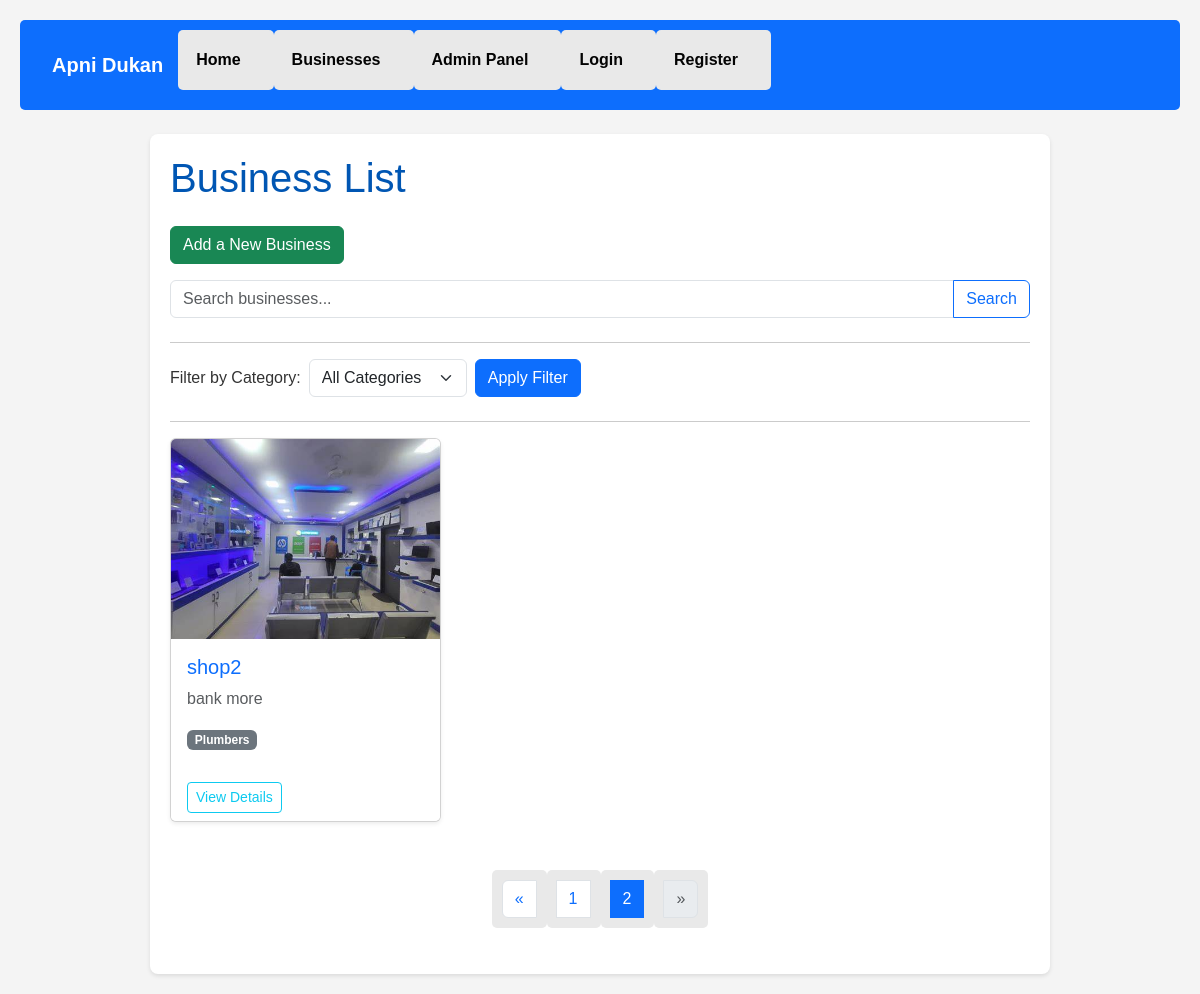
Page /businesses/?page=2&q=&category= on the earlier database version.
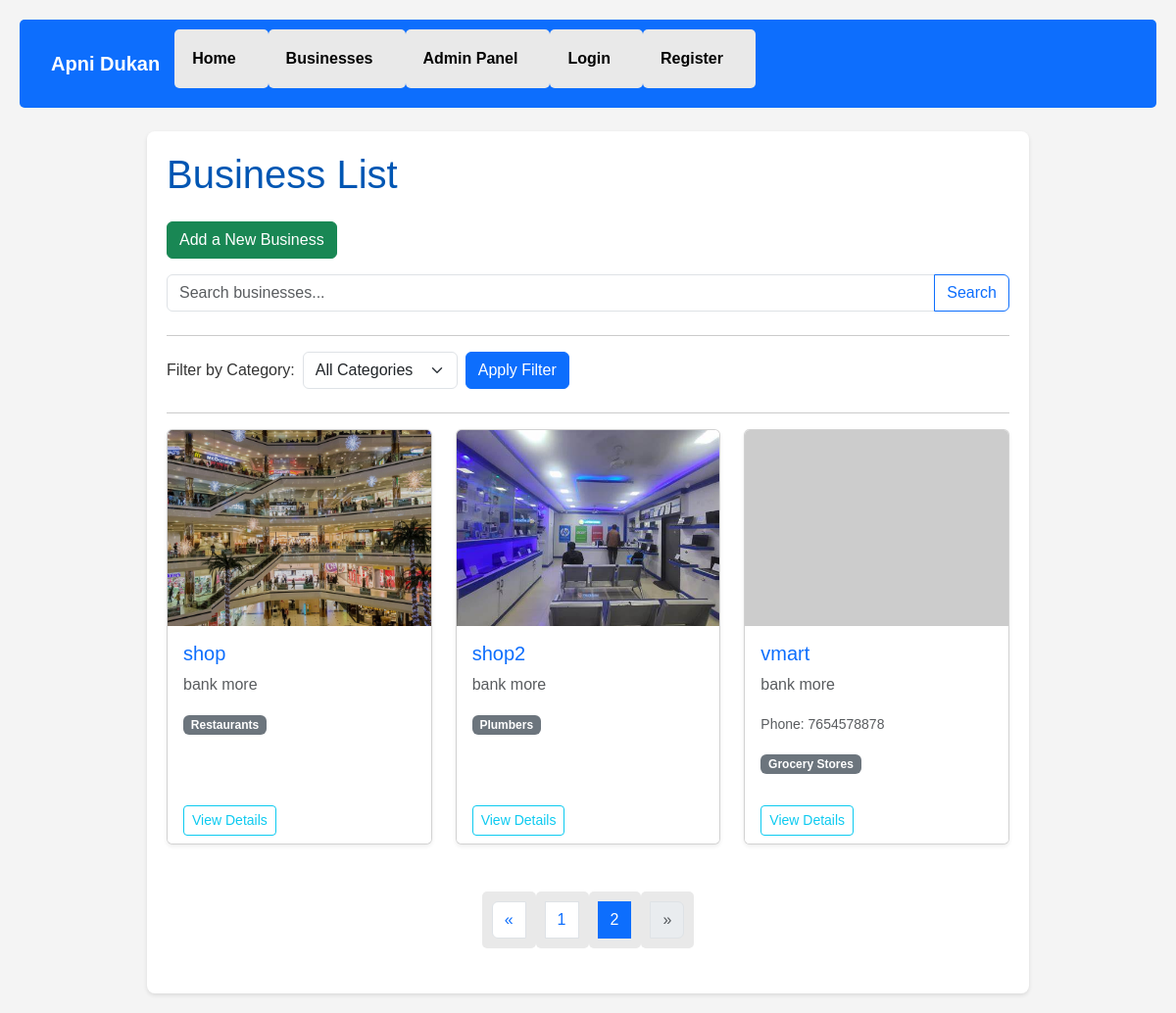
Same page on the later database version.
### businesses/models.py (models this page shows, shortened)
class Business(models.Model):
    name = models.CharField(max_length=200)
    category = models.ForeignKey(
        Category,
        on_delete=models.SET_NULL, # Category delete hone par business ki category NULL ho jaayegi
        null=True,                # Category field NULL ho sakta hai
        blank=True,               # Form mein blank chhod sakte hain
        related_name='businesses' # Category se related businesses ko access karne ke liye
    )
    address = models.CharField(max_length=200) # Maximum length ko 200 par rakha hai, jaisa pehle tha
    phone = models.CharField(max_length=20, blank=True, null=True) # Phone field ka naam 'phone' hi rakha hai
    email = models.EmailField(blank=True, null=True)
    website = models.URLField(blank=True, null=True)
    description = models.TextField(blank=True, null=True)
    image = models.ImageField(upload_to='business_images/', blank=True, null=True)
    class Meta:
        verbose_name_plural = "Businesses"

class Category(models.Model):
    name = models.CharField(max_length=100, unique=True)
    description = models.TextField(blank=True, null=True)
    class Meta:
        verbose_name_plural = "Categories"

### businesses/views.py (the view, shortened to what this page needs)
# urls.py: path('', views.business_list, name='list'),
def business_list(request):
    query = request.GET.get('q') # Search query
    category_id = request.GET.get('category') # Category filter parameter
    businesses = Business.objects.all()
    if category_id:
        businesses = businesses.filter(category__id=category_id)
    businesses = businesses.order_by('name')
    paginator = Paginator(businesses, 9) # Har page par 9 businesses dikhayenge
    page_number = request.GET.get('page') # URL se 'page' parameter lega
    try:
        page_obj = paginator.get_page(page_number)
    except EmptyPage:
        page_obj = paginator.page(paginator.num_pages)
    except Exception: # General exception for robustness
        page_obj = paginator.get_page(1)
    categories = Category.objects.all().order_by('name')
    context = {
        'businesses': page_obj, # Ab 'businesses' mein sirf current page ke items hain
        'query': query,
        'categories': categories,
        'selected_category_id': category_id,
        'page_obj': page_obj,
    }
    return render(request, 'businesses/business_list.html', context)

### businesses/templates/businesses/business_list.html (shortened to what the changed rows need)
{% extends 'businesses/base.html' %}
{% block content %}
    <h1 class="mb-4">Business List</h1>
    <div class="row">
        {% for business in businesses %}
            <div class="col-md-4 mb-4">
                <div class="card h-100 shadow-sm">
                    {% if business.image %}
                        <img src="{{ business.image.url }}" class="card-img-top" alt="{{ business.name }}" style="height: 200px; object-fit: cover;">
                    {% else %}
                        <img src="https://via.placeholder.com/200x200?text=No+Image" class="card-img-top" alt="No Image" style="height: 200px; object-fit: cover;">
                    {% endif %}
                    <div class="card-body">
                        <h5 class="card-title"><a href="{% url 'businesses:detail' business.pk %}" class="text-primary">{{ business.name }}</a></h5>
                        <p class="card-text text-muted">{{ business.address }}</p>
                        {% if business.phone %}<p class="card-text"><small class="text-muted">Phone: {{ business.phone }}</small></p>{% endif %}
                        {% if business.category %}
                            <span class="badge bg-secondary mb-2">{{ business.category.name }}</span>
                        {% endif %}
                    </div>
                    <div class="card-footer bg-white border-top-0">
                        <a href="{% url 'businesses:detail' business.pk %}" class="btn btn-sm btn-outline-info">View Details</a>
                    </div>
                </div>
            </div>
        {% empty %}
            <div class="col-12">
                <p class="alert alert-info">No businesses found.</p>
            </div>
        {% endfor %}
    </div>
    {% if businesses.has_other_pages %}
    <nav aria-label="Page navigation">
        <ul class="pagination justify-content-center mt-4">
            {% for i in businesses.paginator.page_range %}
                {% if businesses.number == i %}
                    <li class="page-item active" aria-current="page"><span class="page-link">{{ i }}</span></li>
                {% else %}
                    <li class="page-item">
                        <a class="page-link" href="?page={{ i }}&q={{ query|default:'' }}&category={{ selected_category_id|default:'' }}">{{ i }}</a>
                    </li>
                {% endif %}
            {% endfor %}
        </ul>
    </nav>
{% endif %}
{% endblock %}

Differences in the rows shown:
now on this page (row unchanged): Business: image (picture), name "shop", address "bank more", category.name "Restaurants"
added Business: name "vmart", address "bank more", phone "7654578878", category.name "Grocery Stores"
